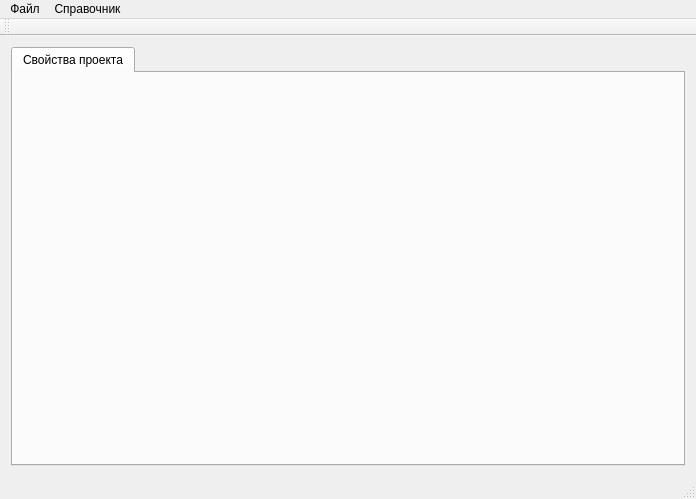
<?xml version="1.0" encoding="UTF-8"?>
<ui version="4.0">
 <class>MainWindow</class>
 <widget class="QMainWindow" name="MainWindow">
  <property name="geometry">
   <rect>
    <x>0</x>
    <y>0</y>
    <width>696</width>
    <height>499</height>
   </rect>
  </property>
  <property name="windowTitle">
   <string>MainWindow</string>
  </property>
  <widget class="QWidget" name="centralWidget">
   <property name="enabled">
    <bool>true</bool>
   </property>
   <property name="sizePolicy">
    <sizepolicy hsizetype="Preferred" vsizetype="Preferred">
     <horstretch>0</horstretch>
     <verstretch>0</verstretch>
    </sizepolicy>
   </property>
   <layout class="QVBoxLayout" name="verticalLayout_2">
    <item>
     <layout class="QVBoxLayout" name="verticalLayout">
      <property name="sizeConstraint">
       <enum>QLayout::SetDefaultConstraint</enum>
      </property>
      <item>
       <widget class="QTabWidget" name="tabWidget">
        <property name="currentIndex">
         <number>0</number>
        </property>
        <widget class="QWidget" name="tab">
         <attribute name="title">
          <string>Свойства проекта</string>
         </attribute>
        </widget>
       </widget>
      </item>
     </layout>
    </item>
   </layout>
  </widget>
  <widget class="QMenuBar" name="menuBar">
   <property name="geometry">
    <rect>
     <x>0</x>
     <y>0</y>
     <width>696</width>
     <height>21</height>
    </rect>
   </property>
   <widget class="QMenu" name="menu">
    <property name="title">
     <string>Файл</string>
    </property>
    <addaction name="action_3"/>
    <addaction name="action_4"/>
    <addaction name="action_5"/>
    <addaction name="action_6"/>
    <addaction name="action_Excel"/>
    <addaction name="action_7"/>
   </widget>
   <widget class="QMenu" name="menu_2">
    <property name="title">
     <string>Справочник</string>
    </property>
    <addaction name="openReference"/>
    <addaction name="closeReference"/>
   </widget>
   <addaction name="menu"/>
   <addaction name="menu_2"/>
  </widget>
  <widget class="QToolBar" name="mainToolBar">
   <attribute name="toolBarArea">
    <enum>TopToolBarArea</enum>
   </attribute>
   <attribute name="toolBarBreak">
    <bool>false</bool>
   </attribute>
  </widget>
  <widget class="QStatusBar" name="statusBar"/>
  <action name="openReference">
   <property name="text">
    <string>Открыть</string>
   </property>
  </action>
  <action name="closeReference">
   <property name="text">
    <string>Закрыть</string>
   </property>
  </action>
  <action name="action_3">
   <property name="text">
    <string>Новый проект...</string>
   </property>
  </action>
  <action name="action_4">
   <property name="text">
    <string>Открыть проект...</string>
   </property>
  </action>
  <action name="action_5">
   <property name="text">
    <string>Сохранить проект...</string>
   </property>
  </action>
  <action name="action_6">
   <property name="text">
    <string>Сохранить как...</string>
   </property>
  </action>
  <action name="action_Excel">
   <property name="text">
    <string>Экспорт в Excel</string>
   </property>
  </action>
  <action name="action_7">
   <property name="text">
    <string>Выход</string>
   </property>
  </action>
 </widget>
 <layoutdefault spacing="6" margin="11"/>
 <resources/>
 <connections/>
</ui>
